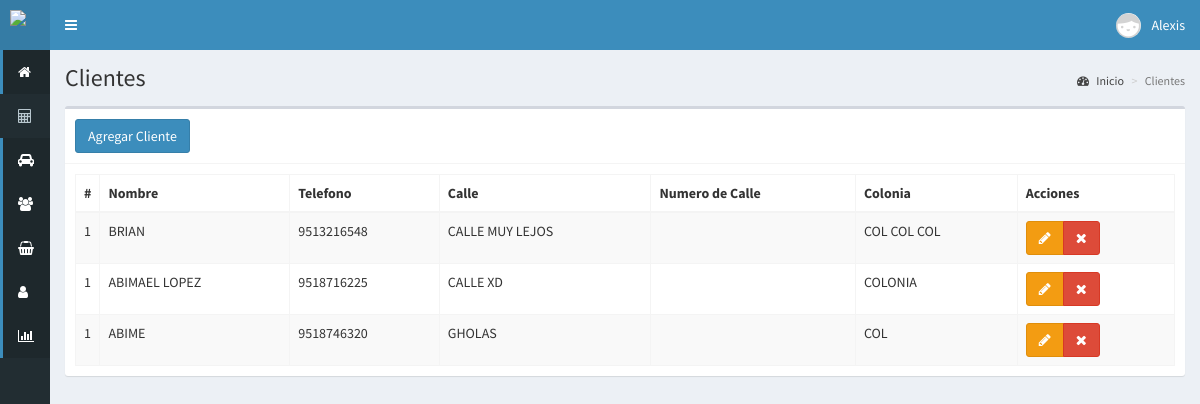
The app's page /clientes (signed in) with its own data.
### tables this page shows
CREATE TABLE `cliente` (
  `id_c` int(11) NOT NULL,
  `nombre` varchar(60) DEFAULT NULL,
  `telefono` varchar(15) DEFAULT NULL,
  `calle` varchar(255) DEFAULT NULL,
  `inter` varchar(5) DEFAULT NULL,
  `colonia` varchar(255) DEFAULT NULL,
  `exter` int(11) NOT NULL
);

### controladores/plantilla.controlador.php (called while the page is built)
<?php
class ControladorPlantilla{
	public static function ctrPlantilla(){
		include "vistas/plantilla.php";
	}
}

### index.php (called while the page is built, shortened)
<?php
require_once "controladores/plantilla.controlador.php";
require_once "controladores/clientes.controlador.php";
require_once "controladores/servicio.controlador.php";
require_once "modelos/clientes.modelo.php";
$plantilla = new ControladorPlantilla();
$plantilla -> ctrPlantilla();

### controladores/clientes.controlador.php (called while the page is built, shortened)
<?php
class ControladorCliente
{
     public static function ctrMostrarClientes($item,$valor){
        $tabla = "cliente";
        $respuesta = ModeloClientes::MdlMostrarClientes($tabla,$item,$valor);
        return $respuesta;
    }
}

### modelos/conexion.php (called while the page is built)
<?php
class Conexion{
	 public static function conectar(){
		$link = new PDO("mysql:host=localhost;dbname=luismart",
			            "root",
			            "");
		$link -> exec("set names utf8");
		return $link;
	}
}

### modelos/clientes.modelo.php (called while the page is built, shortened)
<?php
require_once "conexion.php";
class ModeloClientes
{
	public static function MdlMostrarClientes($tabla, $item, $valor)
	{
		if ($item != null) {
			$stmt = Conexion::conectar()->prepare("SELECT * FROM $tabla WHERE $item = :$item");
			$stmt->bindParam(":" . $item, $valor, PDO::PARAM_STR);
			$stmt->execute();
			return $stmt->fetch();
		} else {
			$stmt = Conexion::conectar()->prepare("SELECT * FROM $tabla");
			$stmt->execute();
			return $stmt->fetchAll();
		}
	}
}

### vistas/modulos/clientes.php (the view, shortened to what this page needs)
  <div class="content-wrapper">
    <section class="content-header">
      <h1>
        Clientes
      </h1>
      <ol class="breadcrumb">
        <li><a href="#"><i class="fa fa-dashboard"></i> Inicio</a></li>
        <li class="active">Clientes</li>
      </ol>
    </section>
  <section class="content">
      <div class="box">
        <div class="box-header with-border">
          <button class="btn btn-primary" data-toggle="modal" data-target="#modalAgregarC2">Agregar Cliente</button>
        </div>
        <div class="box-body">
          <table class="table table-bordered table-striped dt-responsive tablas">
            <thead>
              <tr>
                <th style="width: 10px">#</th>
                <th>Nombre</th>
                <th>Telefono</th>
                <th>Calle</th>
                <th>Numero de Calle</th>
                <th>Colonia</th>
                <th>Acciones</th>
              </tr>
            </thead>
            <tbody>
              <?php
                $item = null;
                $valor = null;
                $clientes = ControladorCliente::ctrMostrarClientes($item,$valor);
                foreach ($clientes as $key =>$value){
                  echo '<tr>
                  <td>1</td>
                  <td>'.$value["nombre"].'</td>
                  <td>'.$value["telefono"].'</td>
                  <td>'.$value["calle"].'</td>
                  <td>'.$value["numero"].'</td>
                  <td>'.$value["colonia"].'</td>
                  <td>
                    <div class="btn-group">
                      <button class="btn btn-warning"><i class="fa fa-pencil"></i></button>
                      <button class="btn btn-danger"><i class="fa fa-times"></i></button>
                    </div>
                  </td>
                </tr>';
                }
             ?>
            </tbody>
          </table>
        </div>
      </div>
  </section>
</div>

### vistas/plantilla.php (shortened to what this page needs)
<!DOCTYPE html>
<html>
<head>
  <link rel="stylesheet" href="vistas/bower_components/bootstrap/dist/css/bootstrap.min.css">
  <link rel="stylesheet" href="vistas/bower_components/font-awesome/css/font-awesome.min.css">
  <link rel="stylesheet" href="vistas/bower_components/Ionicons/css/ionicons.min.css">
  <link rel="stylesheet" href="vistas/dist/css/AdminLTE.css">
  <link rel="stylesheet" href="vistas/dist/css/skins/_all-skins.min.css">
  <link rel="stylesheet" href="vistas/bower_components/datatables.net-bs/css/dataTables.bootstrap.min.css">
  <link rel="stylesheet" href="vistas/bower_components/datatables.net-bs/css/responsive.bootstrap.min.css">
  <link rel="stylesheet" href="vistas/css/style.css">
</head>
<body class="hold-transition skin-blue sidebar-collapse sidebar-mini login-page">
  <?php
    if(isset($_SESSION["iniciarSesion"]) && $_SESSION["iniciarSesion"] == "ok"){
     echo '<div class="wrapper">';
    include "modulos/cabezote.php";
    include "modulos/menu.php";
    if(isset($_GET["ruta"])){
      if($_GET["ruta"] == "inicio" ||
         $_GET["ruta"] == "presupuesto" ||
         $_GET["ruta"] == "ver-presupuestos" ||
         $_GET["ruta"] == "vehiculos" ||
         $_GET["ruta"] == "clientes" ||
         $_GET["ruta"] == "ventas" ||
         $_GET["ruta"] == "usuarios" ||
         $_GET["ruta"] == "reportes"||
         $_GET["ruta"] == "salir"){
        include "modulos/".$_GET["ruta"].".php";
      }else{
        include "modulos/404.php";
      }
    }else{
       include "modulos/inicio.php";
    }
    echo '</div>';
  } else{
    include "modulos/login.php";
  }
  ?>
</body>
</html>

### vistas/modulos/cabezote.php (shortened to what this page needs)
<header class="main-header">
  	<a href="inicio" class="logo">
  		<span class="logo-mini">
  			<img src="vistas/img/plantilla/icono-blanco2.png" class="img-responsive"
  			 style="padding: 10px">
  		</span>
  	</a>
  	<nav class="navbar navbar-static-top" role="navegation">
  		<a href="#" class="sidebar-toggle" data-toggle="push-menu" role="button">
  		</a>
  		<div class="navbar-custom-menu">
  			<ul class="nav navbar-nav">
  				<li class="dropdown user user-menu">
  					<a href="#" class="dropdown-toggle" data-toggle="dropdown">
              <?php
                if($_SESSION["foto"]!= ""){
                  echo '<img src="'.$_SESSION["foto"].'" class="user-image">';
                }else{
                  echo '<img src="vistas/img/usuarios/default/anonymous.png" class="user-image">';
                }
              ?>
  						<span class="hidden-xs"><?php echo $_SESSION["nombre"]; ?></span>
  					</a>
  				</li>
  			</ul>
  		</div>
  	</nav>
</header>

### vistas/modulos/menu.php (shortened to what this page needs)
<aside class="main-sidebar">
	<section class="sidebar">
		<ul class="sidebar-menu">
			<li class="active">
				<a href="inicio">
					<i class="fa fa-home"></i>
				</a>
			</li>
			<li class="treeview">
				<a href="">
					<i class="fa fa-calculator"></i>
				</a>
			</li>
			<li class="active">
				<a href="vehiculos">
					<i class="fa fa-car"></i>
				</a>
			</li>
			<li class="active">
				<a href="clientes">
					<i class="fa fa-users"></i>
				</a>
			</li>
			<li class="active">
				<a href="ventas">
					<i class="fa fa-shopping-basket"></i>
				</a>
			</li>
			<li class="active">
				<a href="usuarios">
					<i class="fa fa-user"></i>
				</a>
			</li>
			<li class="active">
				<a href="reportes">
					<i class="fa fa-bar-chart"></i>
				</a>
			</li>
		</ul>
	</section>
</aside>

### records on screen
cliente: nombre "BRIAN", telefono "9513216548", calle "CALLE MUY LEJOS", colonia "COL COL COL"
cliente: nombre "ABIMAEL LOPEZ", telefono "9518716225", calle "CALLE XD", colonia "COLONIA"
cliente: nombre "ABIME", telefono "9518746320", calle "GHOLAS", colonia "COL"

### other values on screen
$_SESSION["nombre"] "Alexis"
